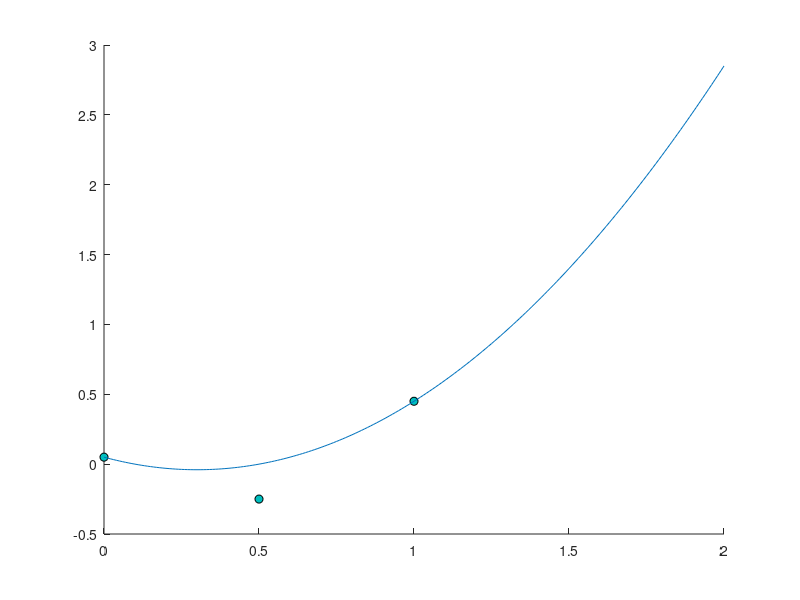

Write MATLAB code to recreate this figure.
function [] = o2_univariate()

% Given a set of two dimensional control points b_{i}, plot the points, 
% and plot the associated curve. This code is for non-evenly distributed
% control points.

b = [...
    1       1;
    2       7;
    8       6;
    12      2;
    ]

b = [
    0       0.05;
    0.5     -0.25   ;
    1       0.45;
]

% plot the control points
figure(1)
hold on
scatter(b(:,1),b(:,2),...
    'MarkerEdgeColor','k',...
    'MarkerFaceColor',[0 .75 .75])



% plot the associated polynomial by taking values over t \in [0,1]
data = [];
t = deCasteljau(b,0.25)

for i = 0:0.01:2
    
    j = deCasteljau(b,i);
    data = [data ;  j];
end

figure(1)
hold on 

plot(data(:,1),data(:,2),'-')
hold off

end


function [y] = deCasteljau(b,t)


while size(b,1) > 1
    rows = size(b,1);
    
    new_b = zeros(rows-1,2);
    for i = 1:1:rows-1
        new_b(i,:) = (1-t).*b(i,:) + t.*b(i+1,:);
    end
    
    b = new_b;
    
end

y = b;
end